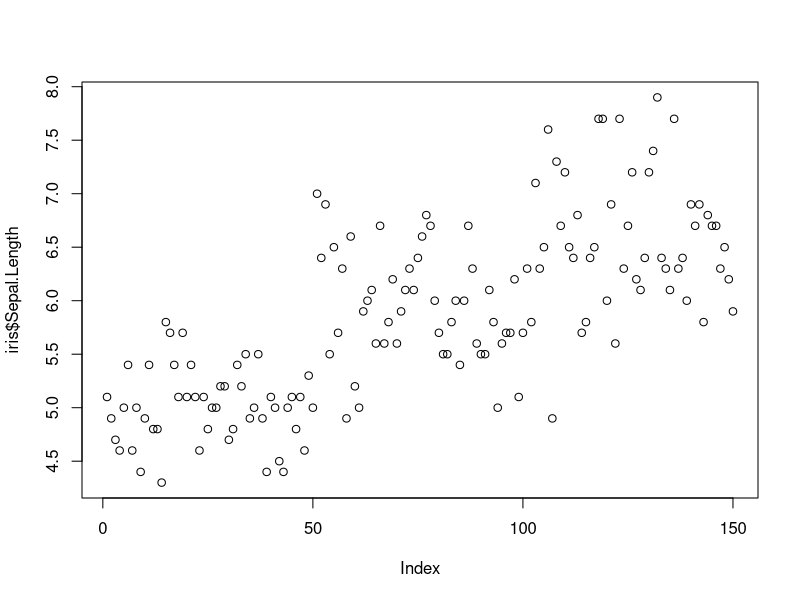
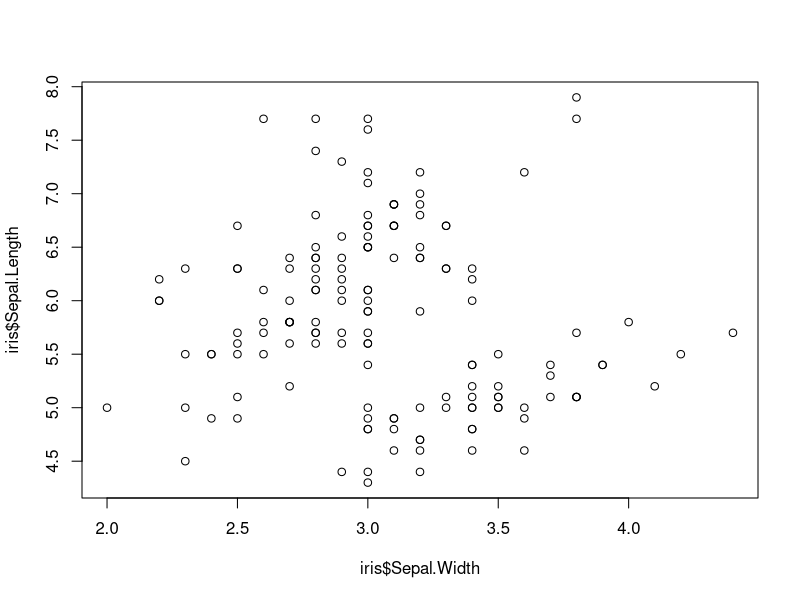
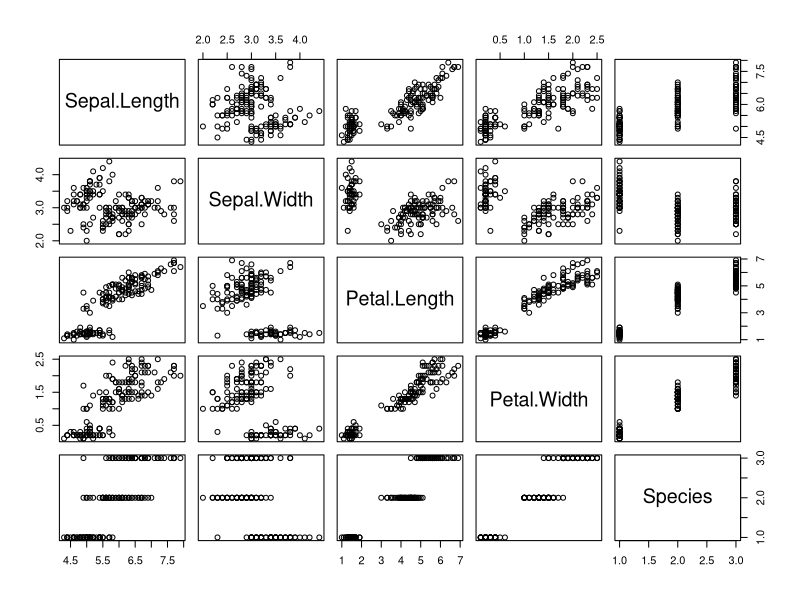
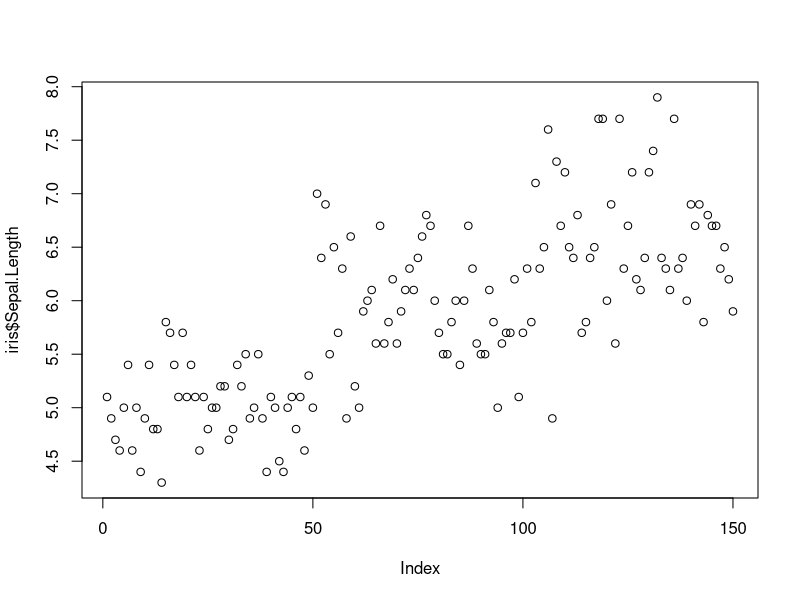
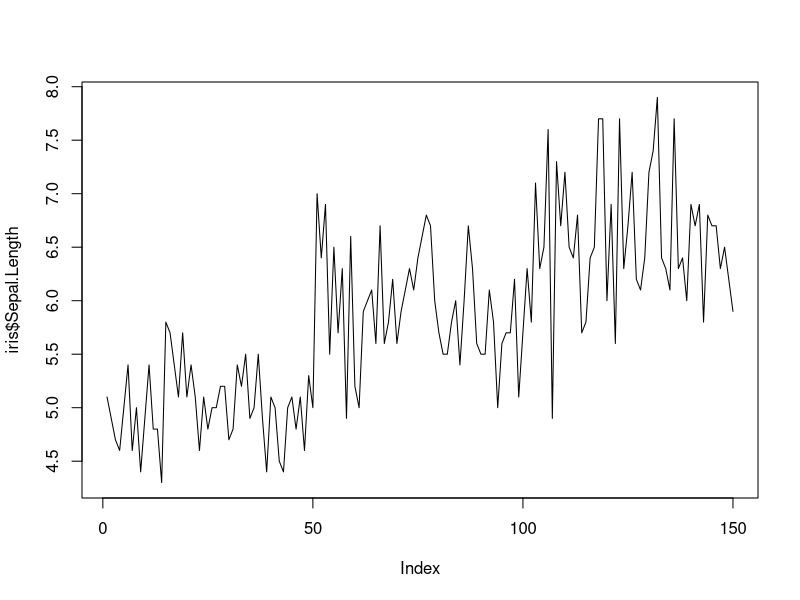
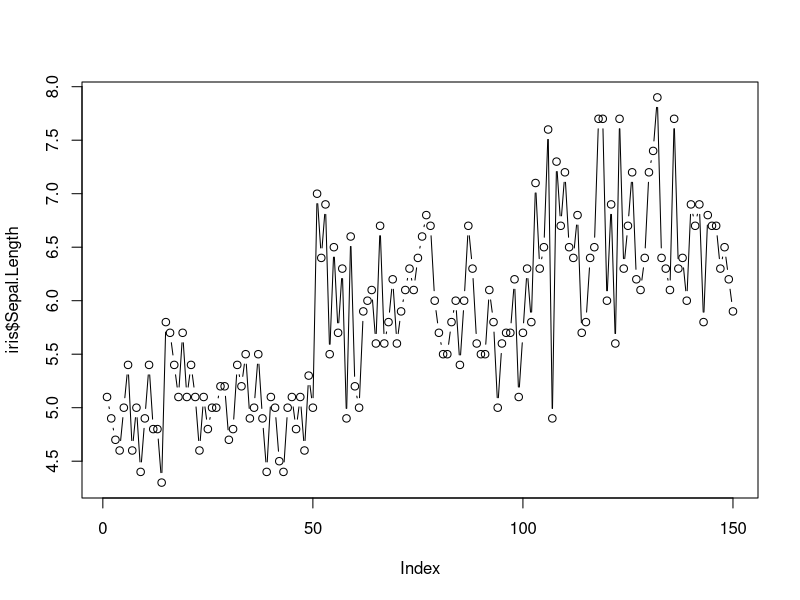
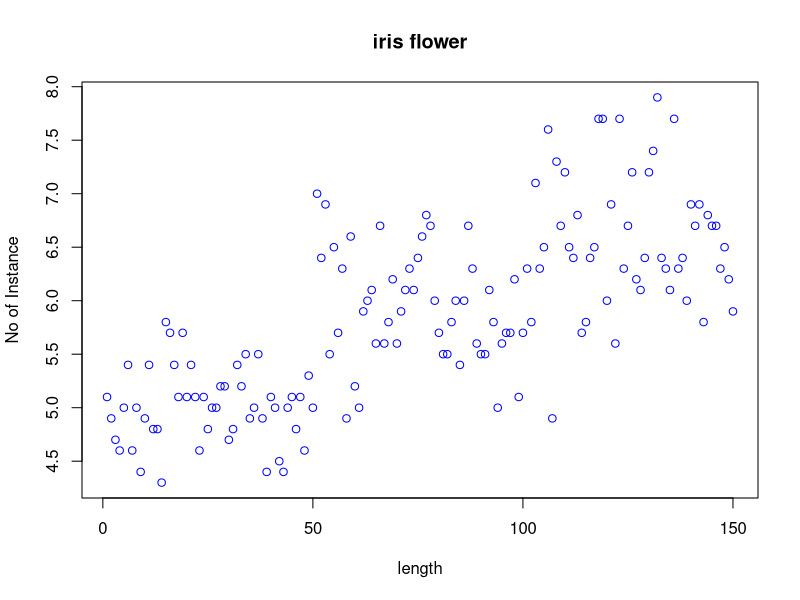
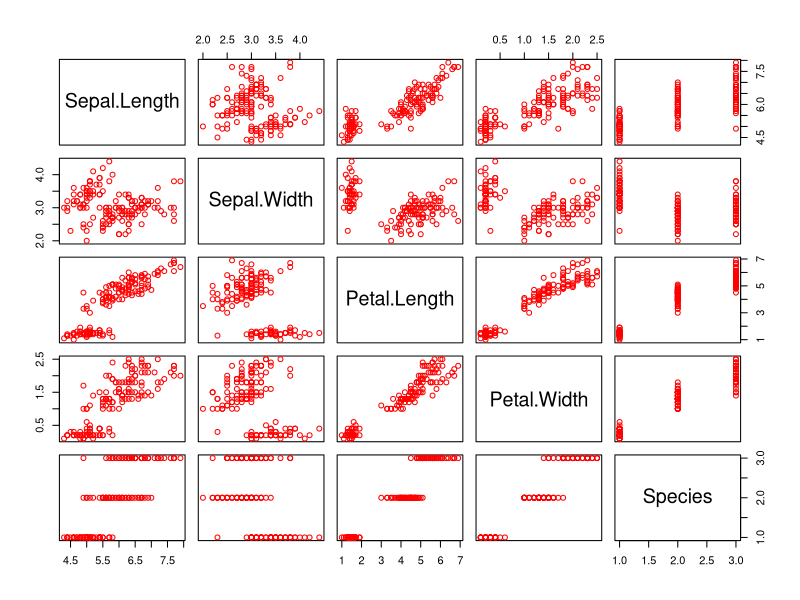

Here is the R script that generated these plots, in order: (Note: this script raises an error after producing the figures.)
iris <- datasets::iris

###Top 10 rows and last 10 columns
head(iris,10)
tail(iris,10)
names(iris)   # names of all columns

# To see entire dataset click on iris data set name on top right window
######columns
iris[,c(1,2)] # all rows and first columns
df<-iris[,-6] # exclude column no.6
df

summary(iris[,1]) # summary statistics for column 1


iris$Sepal.Length   # display column values

summary(iris$Sepal.Length) # summry of wind column


####summry of the data####

summary(iris)    #summry of all columns

# visualiazation
plot(iris$Sepal.Length)
plot(iris$Sepal.Width,iris$Sepal.Length,type= "p")
plot(iris)  #scatterplot
help(plot)


# point and lines
plot(iris$Sepal.Length, type="p") # p: points, l: lines,b: both
plot(iris$Sepal.Length, type="l")
plot(iris$Sepal.Length, type="b")


plot(iris$Sepal.Length,
     xlab = 'length',
     ylab = 'No of Instance',
     main = 'iris flower',
     col = 'blue',
     )

plot(iris,col='red') # plot of entire dataset - all columns

plot(iris$Petal.Length,iris$Petal.Width)# x axis - prtal.length, y-petal.width
plot(iris$Petal.Width,iris$Petal.Length) # x - prtal.width, y- prtal.length

# Horizontal bar plot
barplot(iris$Petal.Length,
        main ='iris flower',
        ylab = 'petal.length',
        col = 'blue',
        horiz = T,
        axes=F)
help(barplot)

#Histogram

hist(iris$Sepal.Width)

hist(iris$Sepal.Width,
     main = 'iris flower',
     xlab = 'sepal.width.',
     col='blue',
     border='red')

help(hist)     


#Single box plot
help(boxplot)


boxplot(iris$Sepal.Length,
        main="Boxplot",
        col="green",
        border='red',
        horizontal=T)

boxplot.stats(iris$Sepal.Length)$out  #outlier values

iris$Petal.Length


#multiple box plots
boxplot(iris[,1:4],
        main='multiple box plots',
        horizontal=TRUE,
        col='pink')

#margine of the grid(mar)(bottom,left,top,right),
#no of rows and column(mfrow),
#whether a border is to be included(bty)
#the position of the 
#labels(las: 1 for horizontal, las: 0 for verticle)
#bty -box around the plot (0,n,7,L,C,u)
help(bar)
par(mfrow=c(3,3),mar=c(2,5,2,1), las=0, bty="o")
plot(iris$Petal.Length)
plot(iris$Petal.Length, iris$Sepal.Length)
plot(iris$Petal.Length,type="l")
plot(iris$Sepal.Length, type="l")
plot(iris$Petal.Length, type="l")
barplot(iris$Petal.Length, main = 'iris flower',
        xlab = 'petal.length',col='pink',horiz = TRUE)
hist(iris$Petal.Width)
boxplot(iris$Petal.Width)
boxplot(iris[,0.0:4],main='Multiple box plots')

# Considering NA values
iris
max(iris$Sepal.Length)
min(iris$Sepal.Width)
mean(iris$Petal.Width)


mean(iris$Petal.Width,na.rm=T) 
median(iris$Petal.Length)
median(iris$Petal.Length,na.rm=T) 
max(iris$Petal.Length,na.rm = T)
min(iris$Petal.Length,na.rm = T)


# Google following function as variance in R, etc 
# var
#skewness
#kurtosis
# Density plot

var(iris$Sepal.Length)
sd(iris$Petal.Length)
sd(iris$Petal.Length,na.rm = T)

skewness(iris$Petal.Length)
kurtosis(iris$Petal.Length)


# installing packages

skewness(iris$Petal.Length,na.rm = T)
kurtosis(iris$Petal.Length,na.rm = T)


#Density plot
plot(density(iris$Sepal.Length))
plot(density(iris$Petal.Length,na.rm = T))

install.packages("XML")
